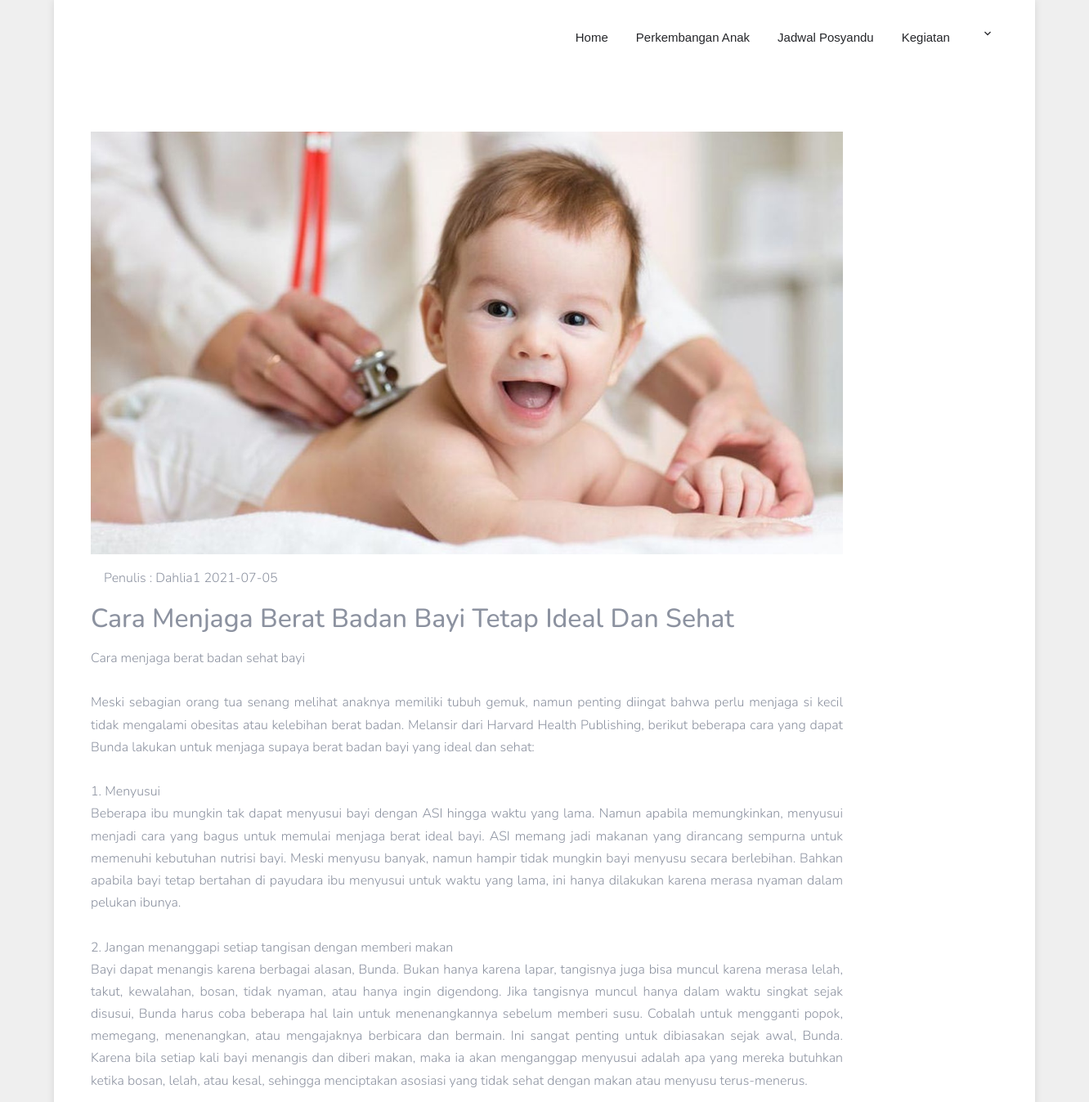
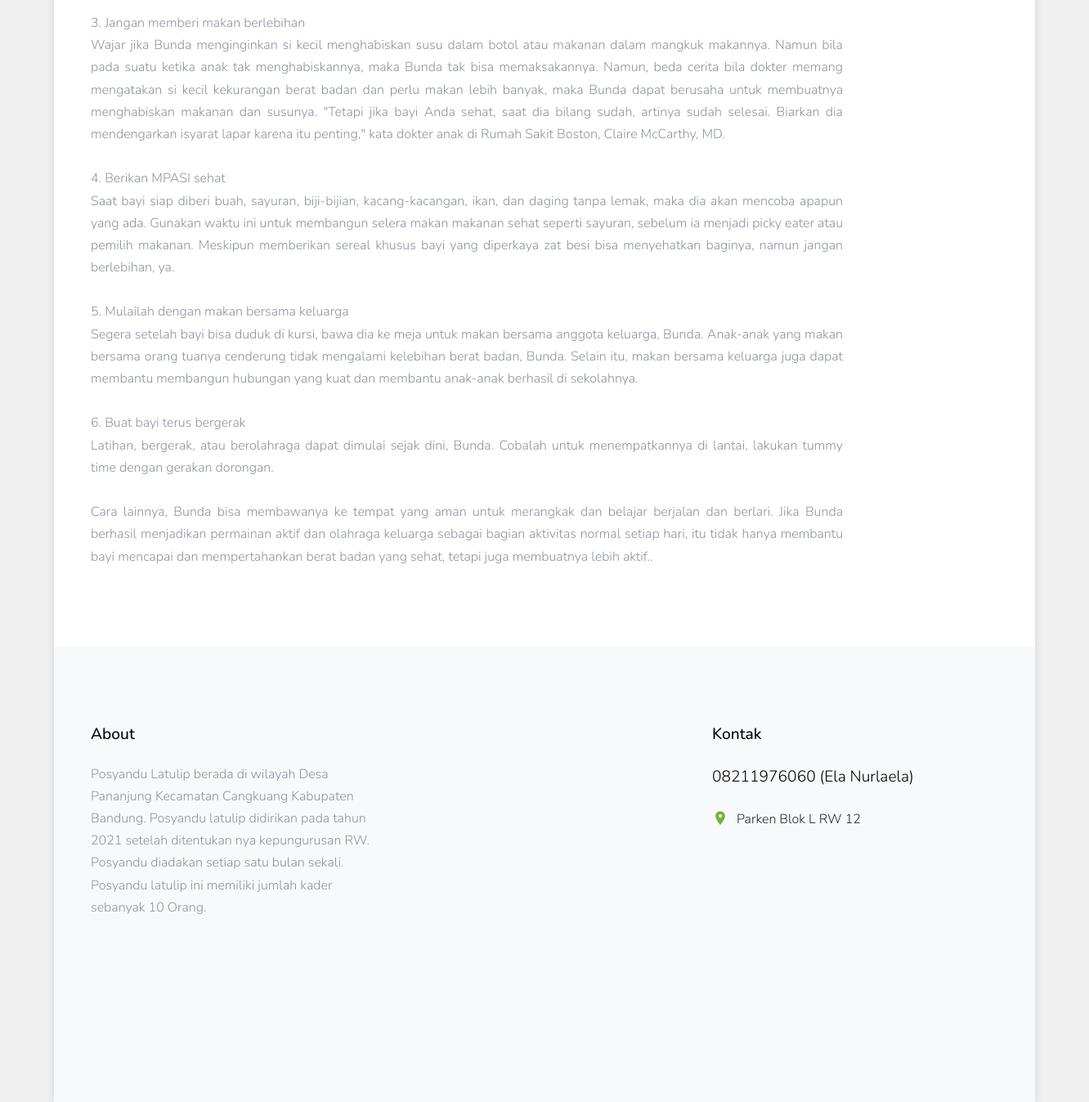
Page /user/artikelDetail/1 on the committed database (2 pictures, top to bottom).
### tables this page shows
CREATE TABLE `artikel` (
  `id_artikel` int(11) NOT NULL,
  `judul` varchar(225) NOT NULL,
  `isi_artikel` text NOT NULL,
  `view` int(11) NOT NULL,
  `foto` varchar(225) NOT NULL,
  `id_kategori` varchar(50) NOT NULL,
  `created_by` varchar(225) NOT NULL,
  `created_date` date NOT NULL
);

### application/controllers/User.php (called while the page is built, shortened)
<?php
class User extends CI_Controller
{
    public function __construct()
    {
        $this->load->library("session");
        $this->load->model('DataAnak');
        $this->load->model('DataIbu');
        $this->load->model('DataPosyandu');
        $this->load->model('DataImunisasi');
        $this->load->model('DataKMS');
        $this->load->model('DataAkun');
    }
    public function artikelDetail($id_artikel)
    {
        $data['artikel'] = $this->db->get_where('artikel', ['id_artikel' => $id_artikel])->row_array();
        $view = $data['artikel']['view'] + 1;
        $this->db->set('view', $view);
        $this->db->where('id_artikel', $id_artikel);
        $this->db->update('artikel');
        $data['user'] = $this->db->get_where('dataanak', ['nik_wali' => $this->session->userdata('nik')])->row_array();
        $data['posyandu'] = $this->db->get_where('dataposyandu', ['kode_posyandu' => $data['user']['kode_posyandu']])->row_array();
        $data['artikel_artikel'] = $this->db->get('artikel')->result_array();
        $this->load->view('User/template/header', $data);
        $this->load->view('User/artikelDetail');
        $this->load->view('User/template/footer');
    }
}

### index.php (called while the page is built, shortened)
<?php
require_once BASEPATH . 'core/CodeIgniter.php';

### application/views/User/artikelDetail.php (the view)
<section class="site-section">
  <div class="container">
    <div class="row">
      <div class="col-lg-10 ftco-animate">
        <div class="blog-entry align-self-stretch">
          <p>
            <img src="<?= base_url('assets/img/artikel/' . $artikel['foto']) ?>" alt="foto artikel" class="img-fluid" width="100%">
          </p>
          <div class="text mt-3">
            <div class="posted mb-3 d-flex">
              <div class="desc pl-3">
                <span>Penulis : <?= $artikel['created_by']; ?></span>
                <span><?= $artikel['created_date']; ?></span>
              </div>
            </div>
          </div>
          <h2 class="mb-3 text-capitalize"><?= $artikel['judul']; ?></h2>
          <p style="font-size: 16px" class="text-justify"><?= nl2br($artikel['isi_artikel']); ?>.</p>
        </div>
      </div>
    </div>
  </div>
</section>

### assets/user/css/style.css (style rules this page uses)
body { line-height: 1.7; color: #8c92a0; font-weight: 300; font-size: 16px; background: #efefef; }
.site-section { padding: 2.5em 0; }
@media (min-width: 768px) { .site-section { padding: 5em 0; } }

### rows in the picture
artikel: foto (picture), created_by "Dahlia1", created_date "2021-07-05", judul "Cara Menjaga Berat Badan Bayi Tetap Ideal Dan Sehat", isi_artikel "Cara menjaga berat badan sehat bayi Meski sebagian orang tua senang melihat anaknya memiliki tubuh gemuk, namun penting diingat bahwa perlu menjaga si kecil tidak mengalami obesitas atau kelebihan berat badan. Melansir dari Harvard Health Publishing, berikut beberapa cara yang dapat Bunda lakukan untuk menjaga supaya berat badan bayi yang ideal dan sehat: 1. Menyusui Beberapa ibu mungkin tak dapat menyusui bayi dengan ASI hingga waktu yang lama. Namun apabila memungkinkan, menyusui menjadi cara yang bagus untuk memulai menjaga berat ideal bayi. ASI memang jadi makanan yang dirancang sempurna untuk memenuhi kebutuhan nutrisi bayi. Meski menyusu banyak, namun hampir tidak mungkin bayi menyusu…"
